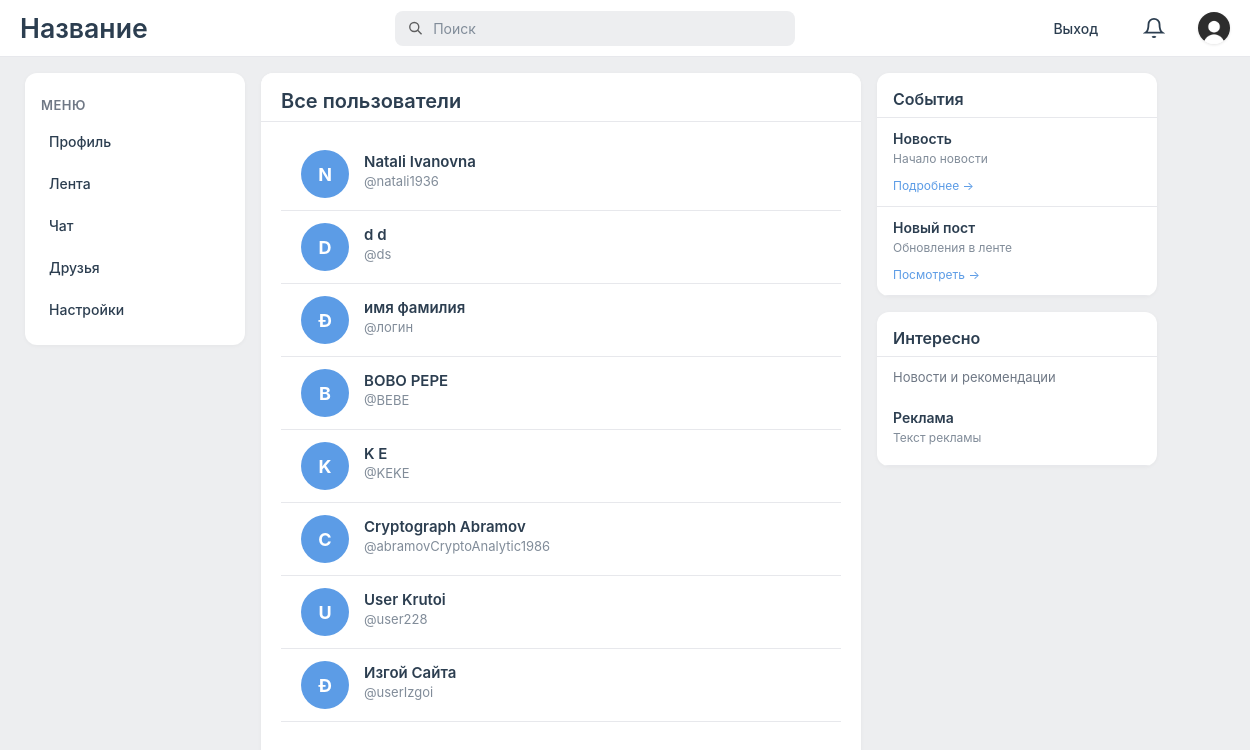
Screenshot of /friends/friends.php (signed in) with the database file from the repository.
### tables this page shows
CREATE TABLE `users` (
  `user_id` int NOT NULL,
  `login` varchar(50) NOT NULL,
  `first_name` varchar(255) NOT NULL,
  `last_name` varchar(255) NOT NULL,
  `password` varchar(255) NOT NULL,
  `role` varchar(10) NOT NULL,
  `is_private` tinyint(1) NOT NULL,
  `birthday_date` date NOT NULL,
  `creation_date` date NOT NULL,
  `avatar` varchar(255) NOT NULL
);

### classes/DataBase.php (called while the page is built, shortened)
<?php
class Database {
   private $pdo;
    public function __construct() {
        $this->pdo = new PDO("mysql:host=localhost;dbname=Social", "root", "");
        $this->pdo->setAttribute(PDO::ATTR_ERRMODE, PDO::ERRMODE_EXCEPTION);
    }
    public function query1($sql, $params = []) {
        $stmt = $this->pdo->prepare($sql);
        $stmt->execute($params);
        return $stmt;
    }
    public function fetchOne($sql, $params = []) {
        $result = $this->query1($sql, $params)->fetch();
        return $result === false ? null : $result;
    }
    public function fetchAll($sql, $params = []){
        return $this->query1($sql, $params)->fetchAll();
    }
}
?>

### classes/User.php (called while the page is built, shortened)
<?php
class User {
    private $data = [];
    public function __construct(int $user_id, array $data, Database $db) {
        $this->data = $data;
    }
	public static function getUserById($id, Database $db){
		$sql = "SELECT * FROM users WHERE user_id = ?";
		$data = $db->fetchOne($sql, [$id]);
		return new self($id, $data, $db);
	}
    public function get($field) {
        return $this->data[$field] ?? '';
    }
    public static function getAllUsersExcept($user_id, $db) {
        $query = "SELECT user_id, first_name, last_name, login
                  FROM users
                  WHERE user_id != ?";
        $result = $db->fetchAll($query, [$user_id]);
		return $result;
    }
}
?>

### friends/friends.php (the view, shortened to what this page needs)
<?php
include '../includes/init.php';
$id = $_SESSION['id'];
$all_users = User::getAllUsersExcept($id, $db);
?>
<!DOCTYPE html>
<html>
<head>
    <link rel="stylesheet" href="../assets/css/style.css">
</head>
<body>
    <?php include "../includes/header.php";?>
    <div class="columns-container">
        <?php include "../includes/menuLeft.php";?>
        <div class="center-panel">
            <div class="top-block">
                <h2>Все пользователи</h2>
            </div>
            <div class="center-panel1">
                <div class="users-list">
                    <?php if (count($all_users) > 0): ?>
                        <?php foreach ($all_users as $user_data): ?>
                            <a href="../profile/userWall.php?user_id=<?php echo $user_data['user_id']; ?>"
                               style="text-decoration: none; color: inherit; display: block;">
                                <div class="user-card">
                                    <div class="user-avatar">
                                        <?php echo strtoupper(substr($user_data['first_name'], 0, 1)); ?>
                                    </div>
                                    <div class="user-info">
                                        <div class="user-name">
                                            <?php echo htmlspecialchars($user_data['first_name']); ?>
                                            <?php echo htmlspecialchars($user_data['last_name']); ?>
                                        </div>
                                        <div class="user-login">
                                            @<?php echo htmlspecialchars($user_data['login']); ?>
                                        </div>
                                    </div>
                                </div>
                            </a>
                        <?php endforeach; ?>
                    <?php else: ?>
                        <div class="empty-message">
                            <p>Пользователей пока нет</p>
                        </div>
                    <?php endif; ?>
                </div>
            </div>
        </div>
        <?php include "../includes/menuRight.php";?>
    </div>
</body>
</html>

### includes/header.php (shortened to what this page needs)
<link rel="stylesheet" href="assets/css/header.css">
<link rel="stylesheet" href="path/to/style.css">
<div class="header-fullwidth">
	<h1>Название</h1>
	<div class="search-container">
		<div class="search-box">
			<svg class="search-icon" viewBox="0 0 24 24" fill="none" stroke="currentColor" stroke-width="2">
				<circle cx="10.5" cy="10.5" r="6.5" />
				<line x1="21" y1="21" x2="15" y2="15" />
			</svg>
			<input type="text" class="search-input" placeholder="Поиск">
		</div>
	</div>
	<div class="header-right">
		<?php
		require_once __DIR__ . '/../classes/Database.php';
		if (isset($_SESSION['id'])):
		?>
		<a href="../auth/logout.php" style="text-decoration: none; color: #2c3e50; font-size: 14px;">Выход</a>
		<?php include '../includes/notificationBell.php'; ?>
		<div class="avatar">
			<?php
				$db = new Database();
				$user = User::getUserById($_SESSION['id'], $db);
				$image_name = $user->get(UserField::AVATAR);
				?>
			<img src="../assets/uploads/<?php echo ($image_name);?>"
				style="width: 32px; height: 32px; border-radius: 100%;">
		</div>
		<?php else:?>
		<div>Вы вошли как гость</div>
		<?php endif;?>
	</div>
</div>

### includes/notificationBell.php (shortened to what this page needs)
<link rel="stylesheet" href="../assets/css/style.css">
<div class="notifications-wrapper">
    <button class="notifications-btn" id="notificationsBtn">
        <svg class="bell-icon" width="22" height="22" viewBox="0 0 24 24" fill="none" stroke="currentColor" stroke-width="2">
            <path d="M18 8A6 6 0 0 0 6 8c0 7-3 9-3 9h18s-3-2-3-9" />
            <path d="M13.73 21a2 2 0 0 1-3.46 0" />
        </svg>
    </button>
</div>

### includes/menuLeft.php (shortened to what this page needs)
<link rel="stylesheet" href="../assets/css/menuLeft.css">
<div class="left-panel">
	<h2>Меню</h2>
	<ul>
		<?php if(isset($_SESSION['id'])):
			$id = $_SESSION['id'];
			$user = User::getUserById($id, $db)?>
		<li>
			<a href="../profile/userWall.php?user_id=<?php echo $user->get(UserField::ID); ?>">
				Профиль
			</a>
		</li>
		<li>
			<a href="../profile/globalWall.php" style="
				text-decoration: none;
				display: block;
				">
				Лента
			</a>
		</li>
		<li>
			<a href="../messages/messages.php" style="
				text-decoration: none;
				display: block;
				">
				Чат
			</a>
		</li>
		<li>
			<a href="../friends/friends.php" style="
				text-decoration: none;
				display: block;
				">
				Друзья
			</a>
		</li>
		<li>
			<a href="../profile/settings.php" style="
				text-decoration: none;
				display: block;
				">
				Настройки
			</a>
		</li>
		<?php endif;?>
	</ul>
</div>

### includes/menuRight.php
<div class="right">
	<div class="right-panel">
		<h2>События</h2>
		<div class="event-item">
			<div class="event-title">Новость</div>
			<div class="event-desc">Начало новости</div>
			<a href="#" class="event-link">Подробнее →</a>
		</div>
		<div class="event-item">
			<div class="event-title">Новый пост</div>
			<div class="event-desc">Обновления в ленте</div>
			<a href="#" class="event-link">Посмотреть →</a>
		</div>
	</div>
	<div class="right-panel">
		<h2>Интересно</h2>
		<p>Новости и рекомендации</p>
		<div class="event-item">
			<div class="event-title">Реклама</div>
			<div class="event-desc">Текст рекламы</div>
		</div>
	</div>
</div>

### assets/css/header.css (style rules this page uses)
.header-right > a { text-decoration: none !important; color: #818c99; font-size: 14px; font-weight: 500; padding: 8px 12px; border-radius: 8px; transition: background-color 0.15s ease, color 0.15s ease; display: inline-block; }
.avatar { border: 2px solid #ffffff; box-shadow: 0 1px 3px rgba(0, 0, 0, 0.1); box-sizing: border-box; transition: transform 0.2s ease; }
.header-right > div:not(.avatar) { color: #818c99; font-size: 13px; font-weight: 500; padding: 0 10px; display: flex; align-items: center; }

### assets/css/menuLeft.css (style rules this page uses)
.left-panel { width: 220px; background-color: #ffffff; color: #2c3e50; padding: 12px 0; box-sizing: border-box; overflow-y: auto; height: fit-content; max-height: calc(100vh - 80px); border-radius: 12px; box-shadow: 0 1px 4px rgba(0, 0, 0, 0.04); flex-shrink: 0; }
.left-panel h2 { font-size: 13px; font-weight: 600; text-transform: uppercase; color: #6f7885; padding: 12px 16px 8px; margin: 0; letter-spacing: 0.5px; }
.left-panel ul { list-style: none; padding: 0; margin: 0; }
.left-panel li { padding: 0; margin: 0; background-color: transparent; font-size: 14px; font-weight: 500; color: #2c3e50; }
.left-panel li a { display: block; text-decoration: none; color: #2c3e50; padding: 10px 16px; margin: 2px 8px; border-radius: 8px; transition: all 0.15s ease; }

### rows the page displays
users: avatar (picture)
users: first_name "N", first_name "Natali", last_name "Ivanovna", login "natali1936"
users: first_name "D", first_name "d", last_name "d", login "ds"
users: first_name "Ð", first_name "имя", last_name "фамилия", login "логин"
users: first_name "B", first_name "BOBO", last_name "PEPE", login "BEBE"
users: first_name "K", last_name "E", login "KEKE"
users: first_name "C", first_name "Cryptograph", last_name "Abramov", login "abramovCryptoAnalytic1986"
users: first_name "U", first_name "User", last_name "Krutoi", login "user228"
users: first_name "Ð", first_name "Изгой", last_name "Сайта", login "userIzgoi"
